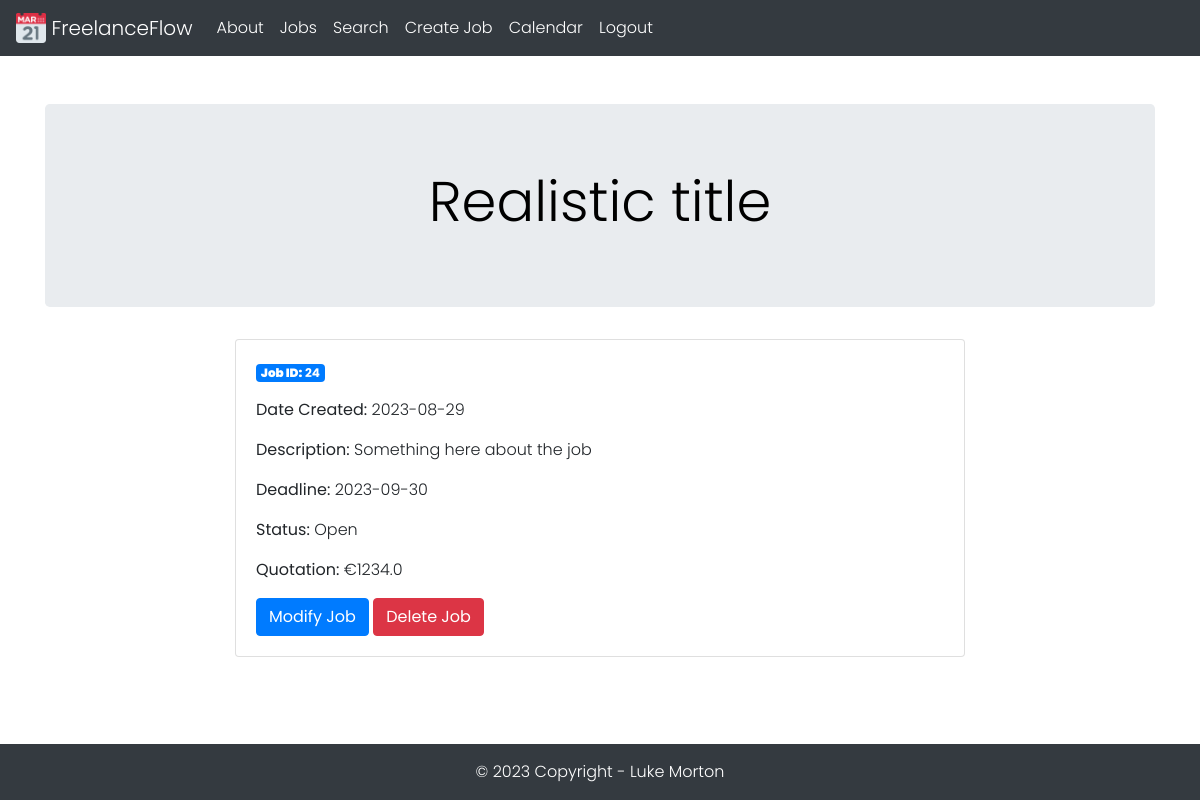
Screenshot of /24 (signed in) with the database file from the repository.
### tables this page shows
CREATE TABLE Jobs (
    jobid INTEGER PRIMARY KEY AUTOINCREMENT,
    title TEXT NOT NULL,
    description TEXT NOT NULL,
    datecreated TEXT NOT NULL,
    deadline TEXT NOT NULL,
    status TEXT NOT NULL,
    quotation REAL NOT NULL,
    createdby INTEGER,
    FOREIGN KEY (createdby) REFERENCES Users(userid)
);

### application.py (the view)
@app.route('/<int:job_id>')
@login_required
def job(job_id):
    job = get_job(job_id)
    return render_template('job.html', job=job)

### application.py (called while the page is built)
def database_connection():
    conn = sqlite3.connect('freelanceflow.db')
    conn.row_factory = sqlite3.Row
    return conn

@login_manager.user_loader
def load_user(user_id):
    conn = database_connection()
    user_data = conn.execute('SELECT * FROM Users WHERE userid = ?', (user_id,)).fetchone()
    conn.close()
    if user_data is None:
        return None
    user = User(user_data['userid'], user_data['emailaddress'], user_data['password'], user_data['firstname'], user_data['lastname'], user_data['username'], user_data['accounttype'])
    return user

def get_job(job_id):
    conn = database_connection()
    job = conn.execute('SELECT * FROM Jobs WHERE jobid = ?', (job_id,)).fetchone()
    conn.close()
    if job is None:
        abort(404)
    return job

### templates/job.html (shortened to what this page needs)
{% extends 'base.html' %}
{% block jumbotron_title %} {{ job['title'] }} {% endblock %}
{% block content %}
    <div class="container">
        <div class="row justify-content-center">
            <div class="col-md-8">
                <div class="card">
                    <div class="card-body">
                        <p class="badge badge-primary"><strong>Job ID:</strong> {{ job['jobid'] }}</p>
                        <p class="card-text"><strong>Date Created:</strong> {{ job['datecreated'] }}</p>
                        <p class="card-text"><strong>Description:</strong> {{ job['description'] }}</p>
                        <p class="card-text"><strong>Deadline:</strong> {{ job['deadline'] }}</p>
                        <p class="card-text"><strong>Status:</strong> {{ job['status'] }}</p>
                        <p class="card-text"><strong>Quotation:</strong> €{{ job['quotation'] }}</p>
                        <a href="{{ url_for('modifyjob', job_id=job['jobid']) }}" class="btn btn-primary">Modify Job</a>
                        <a href="{{ url_for('deletejob', job_id=job['jobid']) }}" class="btn btn-danger" onclick="return confirm('Are you sure you want to delete this job?')">Delete Job</a>
                    </div>
                </div>
            </div>
        </div>
    </div>
{% endblock %}

### static/css/style.css (style rules this page uses)
* { margin: 0 }
html, body { width: 100%; }
body { background-color: rgb(255, 255, 255); font-family: 'Poppins', sans-serif; font-weight: 300; padding-bottom: 120px; }

### rows the page displays
Jobs: title "Realistic title", jobid "24", datecreated "2023-08-29", description "Something here about the job", deadline "2023-09-30", status "Open", quotation "1234.0"
